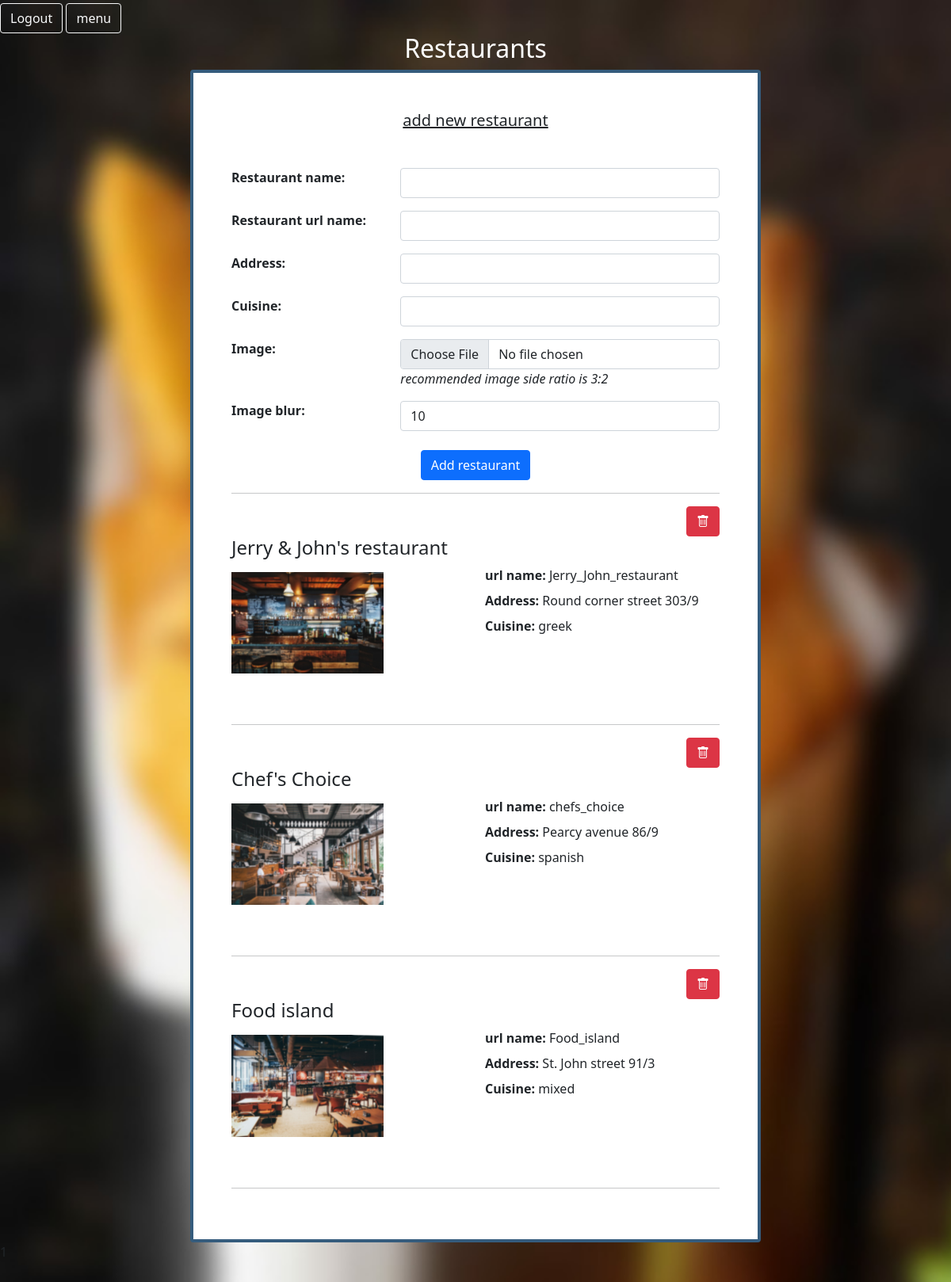
The app's page /admin/restaurants (signed in) with its own data.
### tables this page shows
CREATE TABLE `restaurants` (
  `id` int unsigned NOT NULL AUTO_INCREMENT,
  `name` varchar(255) NOT NULL,
  `cuisine` varchar(255) NOT NULL,
  `address` varchar(255) NOT NULL,
  `image` varchar(255) NOT NULL,
  `url_name` varchar(255) DEFAULT NULL,
  PRIMARY KEY (`id`),
  UNIQUE KEY `url_name` (`url_name`)
);

### src/core/View.php (called while the page is built, shortened)
<?php
class View {
    public function setLayout(string $layoutName):void {
        $this->layout = $layoutName;
    }
    public function __destruct() {
        include $this->template;
    }
}

### src/admin/controllers/RestaurantController.php (called while the page is built, shortened)
<?php
class RestaurantController extends Controller {
    public function indexAction() {
        $this->display();
    }
    private function display(array $data = []) {
        $data['restaurants'] = (new Restaurant($this->dbc))
        ->select('id', 'name', 'address', 'cuisine', 'image', 'url_name')
        ->findAll();
        View::display('dashboard', $data)->setLayout('restaurants');
    }
}

### src/core/Controller.php (called while the page is built, shortened)
<?php
abstract class Controller {
    public function init(array $urlParams) {
        $this->dbc = DB::getInstance()->getConnection();
        return $this;
    }
    public function runAction($action) {
        $action .= 'Action';
        $this->$action();
    }
}

### src/core/router/Router.php (called while the page is built, shortened)
<?php
final class Router {
    private array $routes = [];
    private function register(string $requestMethod, string $prettyUrl, callable|array $callback) {
        $this->routes[$requestMethod][$prettyUrl] = $callback;
    }
    public function resolve(string $requestMethod, string $urlQuery) {
        $parsedUrl = explode('/', $urlQuery);
        $callback = $this->routes[ strtolower($requestMethod) ][ array_shift($parsedUrl) ] ?? false;
        if (is_array($callback)) {
            $controller = key($callback);
            $action = $callback[$controller];
            return (new $controller)->init($parsedUrl)->runAction($action);
        }
        return $callback();
    }
}

### src/core/Bootstrap.php (called while the page is built, shortened)
<?php
class Bootstrap {
    public function init() {
        $this->routerInstance->resolve($_SERVER['REQUEST_METHOD'], $_GET['query'] ?? '');
    }
    public function __invoke() {
        $this->init();
    }
}

### public/admin/index.php (called while the page is built, shortened)
<?php
try {
    $bootstrap = new Bootstrap(DB::getInstance(), Router::getInstance());
    $bootstrap();
} catch (RouteNotFoundException) {
    header('Location:/admin');
    exit;
}

### src/core/Entity.php (called while the page is built, shortened)
<?php
class Entity {
    protected string $selectedColumns = '*';
    public function select(string ...$columns) {
        $this->selectedColumns = implode(',', $columns);
        return $this;
    }
    public function findAll() {
        $sql = 'SELECT '. $this->selectedColumns .' FROM '. $this->table;
        $stmt = $this->dbc->prepare($sql);
        $stmt->execute();
        return $stmt->fetchAll();
    }
}

### src/core/DB.php (called while the page is built, shortened)
<?php
final class DB {
    private static ?self $instance = null;
    private PDO $connection;
    public static function getInstance():self {
        if (is_null(self::$instance)) {
            self::$instance = new self();
        }
        return self::$instance;
    }
    public function connect($dbHost, $dbName, $username, $password):void {
        $this->connection = new PDO(
            'mysql:host=' . $dbHost .
            ';dbname=' . $dbName . ';',
            $username,
            $password, [
                PDO::ATTR_DEFAULT_FETCH_MODE => PDO::FETCH_OBJ
            ]);
    }
    public function getConnection():PDO {
        return $this->connection;
    }
}

### src/admin/views/layouts/restaurants.phtml (the view, shortened to what this page needs)
<div class="text-center dashboard-header">
    <h2>Restaurants</h2>
</div>
<div class="card p-5 custom-inline card-border">
<h5 class="text-decoration-underline text-center mb-5">add new restaurant</h5>
<form method="post" action="" enctype="multipart/form-data">
    <div class="new-restaurant">
        <div class="row">
            <div class="col-4">
                <b>Restaurant name:</b>
            </div>
            <div class="col">
                <input class="form-control" name="name" value="<?= $_POST['name'] ?? '' ?>" type="text">
            </div>
        </div>
        <div class="row mt-3">
            <div class="col-4">
                <b>Restaurant url name:</b>
            </div>
            <div class="col">
                <input class="form-control" name="url-name" value="<?= $_POST['url-name'] ?? '' ?>" type="text">
            </div>
        </div>
        <div class="row mt-3">
            <div class="col-4">
                <b>Address:</b>
            </div>
            <div class="col">
                <input class="form-control" name="address" value="<?= $_POST['address'] ?? '' ?>" type="text">
            </div>
        </div>
        <div class="row mt-3">
            <div class="col-4">
                <b>Cuisine:</b>
            </div>
            <div class="col">
                <input class="form-control" name="cuisine" value="<?= $_POST['cuisine'] ?? '' ?>" type="text">
            </div>
        </div>
        <div class="row mt-3">
            <div class="col-4">
                <b>Image:</b>
            </div>
            <div class="col">
                <input name="image" type="file" class="form-control" />
                <i>recommended image side ratio is 3:2</i>
            </div>
        </div>
        <div class="row mt-3">
            <div class="col-4">
                <b>Image blur:</b>
            </div>
            <div class="col">
                <input class="form-control" name="blur" value="<?= $_POST['blur'] ?? '10' ?>" type="number">
            </div>
        </div>
        <div class="text-center">
            <button class="btn btn-primary mt-4" type="submit">Add restaurant</button>
        </div>
    </div>
</form>
<hr>
    <?php foreach($restaurants as $restaurant): ?>
        <form method="post" action="/admin/delete_restaurant">
            <button type="submit" class="btn btn-danger float-end bi-trash"></button>
        </form>
        <div class="mb-5 row">
            <h4><?= $restaurant->name ?></h4>
            <div class="col">
                <div>
                    <img class="mt-2 img-fluid" width="65%" src="/assets/images/restaurants/<?=$restaurant->image?>" alt="">
                </div>
            </div>
            <div class="col">
                <div>
                    <b>url name:</b> <?= $restaurant->url_name ?>
                </div>
                <div class="mt-2">
                    <b>Address:</b> <?= $restaurant->address ?>
                </div>
                <div class="mt-2">
                    <b>Cuisine:</b> <?= $restaurant->cuisine ?>
                </div>
            </div>
        </div>
        <hr>
    <?php endforeach ?>
</div>

### src/admin/views/templates/dashboard.phtml
<!DOCTYPE html>
<html lang="en">
    <?php include VIEW_PATH . 'components/head.phtml' ?>
</html>
<body class="bg-hamburger">
    <form method="post" action="/admin/logout">
        <div class="mt-1" style="display: inline-block;">
            <button type="submit" class="btn btn-outline-light">Logout</button>
            <a class="btn btn-outline-light" href="/admin">menu</a>
        </div>
    </form>
    <?= include VIEW_PATH . 'layouts/' . $this->layout . '.phtml' ?>
</body>

### src/admin/views/components/head.phtml (shortened to what this page needs)
<link href="https://cdn.jsdelivr.net/npm/bootstrap@5.0.2/dist/css/bootstrap.min.css" rel="stylesheet"
>
<link rel="stylesheet" href="https://cdn.jsdelivr.net/npm/bootstrap-icons@1.3.0/font/bootstrap-icons.css">
<link rel="stylesheet" href="/assets/styles.css">

### public/assets/styles.css (style rules this page uses)
body { min-height: 100vh; display: flex; flex-direction: column; }
html, body { max-width: 100%; overflow-x: hidden; }
.card-border { border: 4.5px solid #355C7D; }
.bg-hamburger { background-image: url(/assets/images/burger-blurried.jpg); background-size: cover; height: 100vh; background-attachment: fixed; -webkit-background-size: cover; }
.custom-inline { margin-inline: 20%; }
.dashboard-header { color: #ffffff; }

### records on screen
restaurants: name "Jerry & John's restaurant", image (picture), url_name "Jerry_John_restaurant", address "Round corner street 303/9", cuisine "greek"
restaurants: name "Chef's Choice", image (picture), url_name "chefs_choice", address "Pearcy avenue 86/9", cuisine "spanish"
restaurants: name "Food island", image (picture), url_name "Food_island", address "St. John street 91/3", cuisine "mixed"

### other values on screen
include VIEW_PATH . 'layouts/' . $this->layout . '.phtml' "1"
